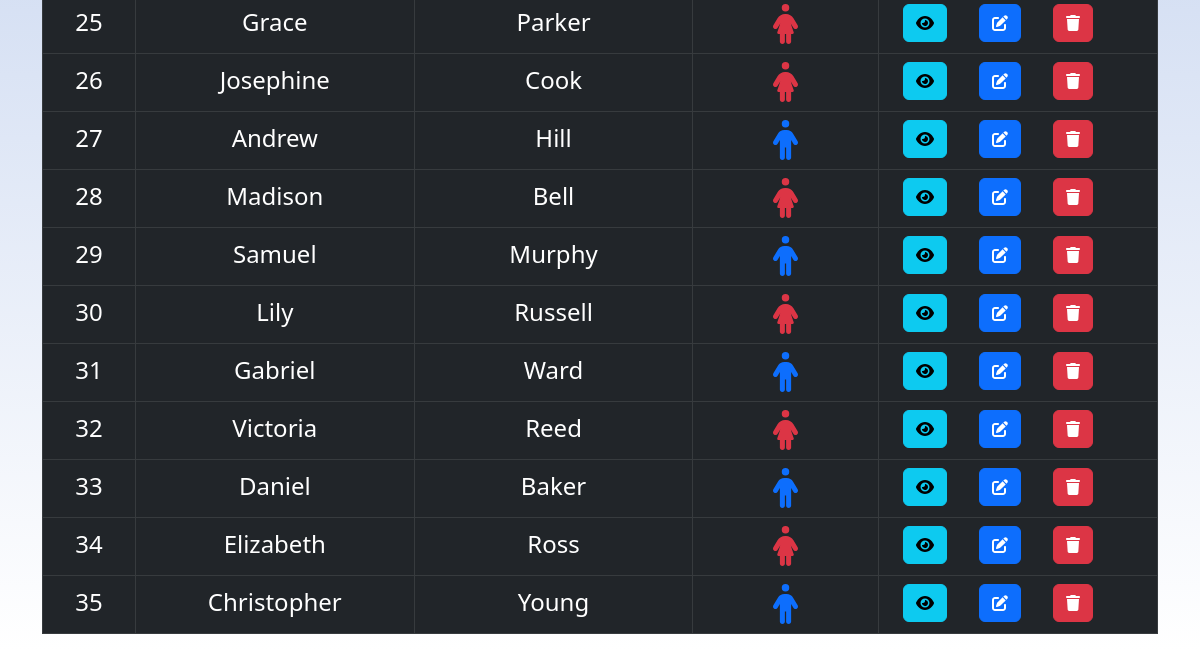
Page /admin/student_read.php (signed in, lower part) on the earlier database version.
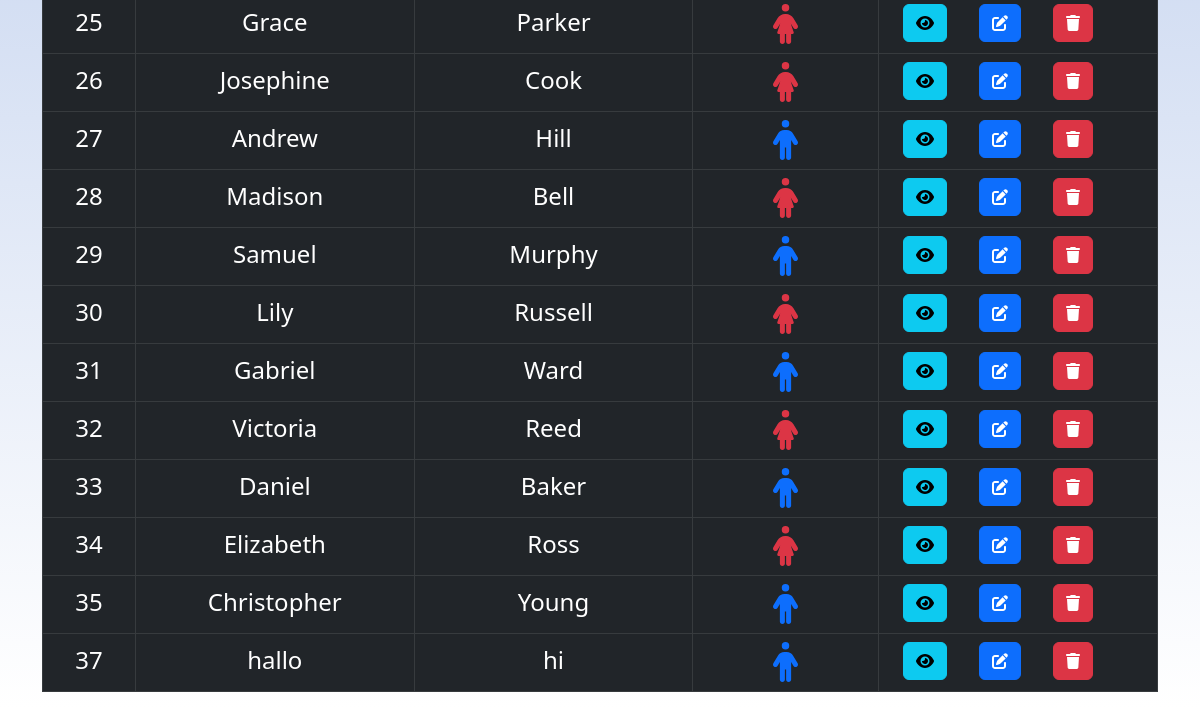
Same page on the later database version.
### tables this page shows
CREATE TABLE IF NOT EXISTS `student` (
  `student_id` int(255) NOT NULL AUTO_INCREMENT,
  `student_firstname` text NOT NULL,
  `student_lastname` text NOT NULL,
  `student_password` varchar(50) NOT NULL,
  `student_email` varchar(128) NOT NULL,
  `student_phone` varchar(11) NOT NULL,
  `student_gender` varchar(30) NOT NULL,
  `date_of_birth` date NOT NULL,
  `user_type` varchar(50) NOT NULL,
  `student_entrytime` timestamp NOT NULL DEFAULT CURRENT_TIMESTAMP,
  PRIMARY KEY (`student_id`)
);

### admin/student_read.php (the view, shortened to what this page needs)
<!DOCTYPE HTML>
<html>
<head>
    <link href="https://cdn.jsdelivr.net/npm/bootstrap@5.2.2/dist/css/bootstrap.min.css" rel="stylesheet">
    <link href="../css/filtertable.css" rel="stylesheet" />
    <link href="../css/background.css" rel="stylesheet" />
</head>
<body>
    <div class="container-fluid px-0">
        <div class="container my-3">
            <?php
            include '../config/database.php';
            $query = "SELECT * FROM student ORDER BY student_id";
            $stmt = $con->prepare($query);
            $stmt->execute();
            echo "<table class='table table-hover table-dark table-responsive table-bordered' id='myTable'>";
            while ($row = $stmt->fetch(PDO::FETCH_ASSOC)) {
                extract($row);
                echo "<tr>";
                echo "<td class='col-1 text-center fs-4'>{$student_id}</td>";
                echo "<td class='col-3 text-center text-break fs-4'>{$student_firstname}</td>";
                echo "<td class='col-3 text-center text-break fs-4'>{$student_lastname}</td>";
                if ($student_gender == "male") {
                    echo "<td class='col-2 text-center'><i class='fa-solid fa-person fs-1 text-primary'></i></td>";
                } else {
                    echo "<td class='col-2 text-center'><i class='fa-solid fa-person-dress fs-1 text-danger'></i></td>";
                }
                echo "<td class='col-3'>";
                echo "<a href='student_read_one.php?student_id={$student_id}' class='btn btn-info m-r-1em mx-3'><i class='fa-solid fa-eye'></i></a>";
                echo "<a href='student_update.php?student_id={$student_id}' class='btn btn-primary m-r-1em mx-3'><i class='fa-solid fa-pen-to-square'></i></a>";
                echo "<a href='#' onclick='delete_student({$student_id});' class='btn btn-danger mx-3'><i class='fa-solid fa-trash'></a>";
                echo "</td>";
                echo "</tr>";
            }
            echo "</table>";
            ?>
        </div>
    </div>
</body>
</html>

Differences in the rows shown:
added student: student_id "37", student_firstname "hallo", student_lastname "hi", student_gender "male" (drawn)
